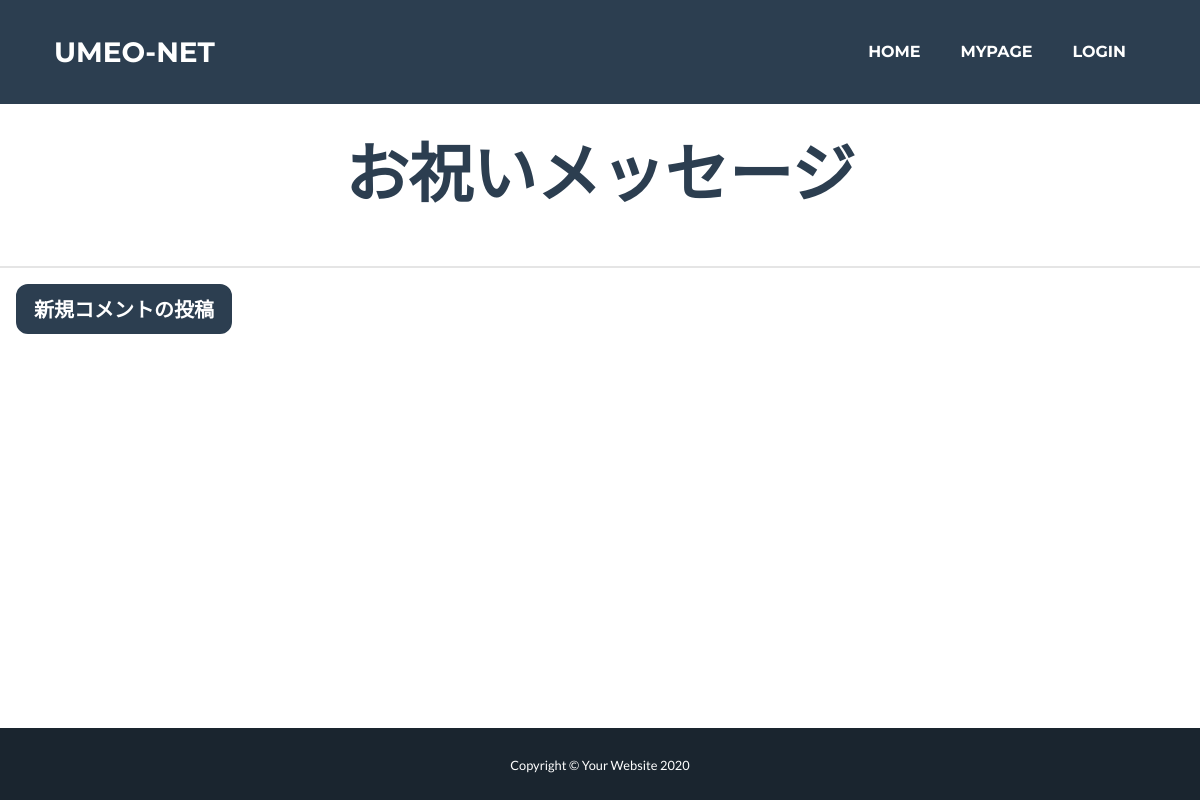
Before: /umeo_site/message/ with the older database file.
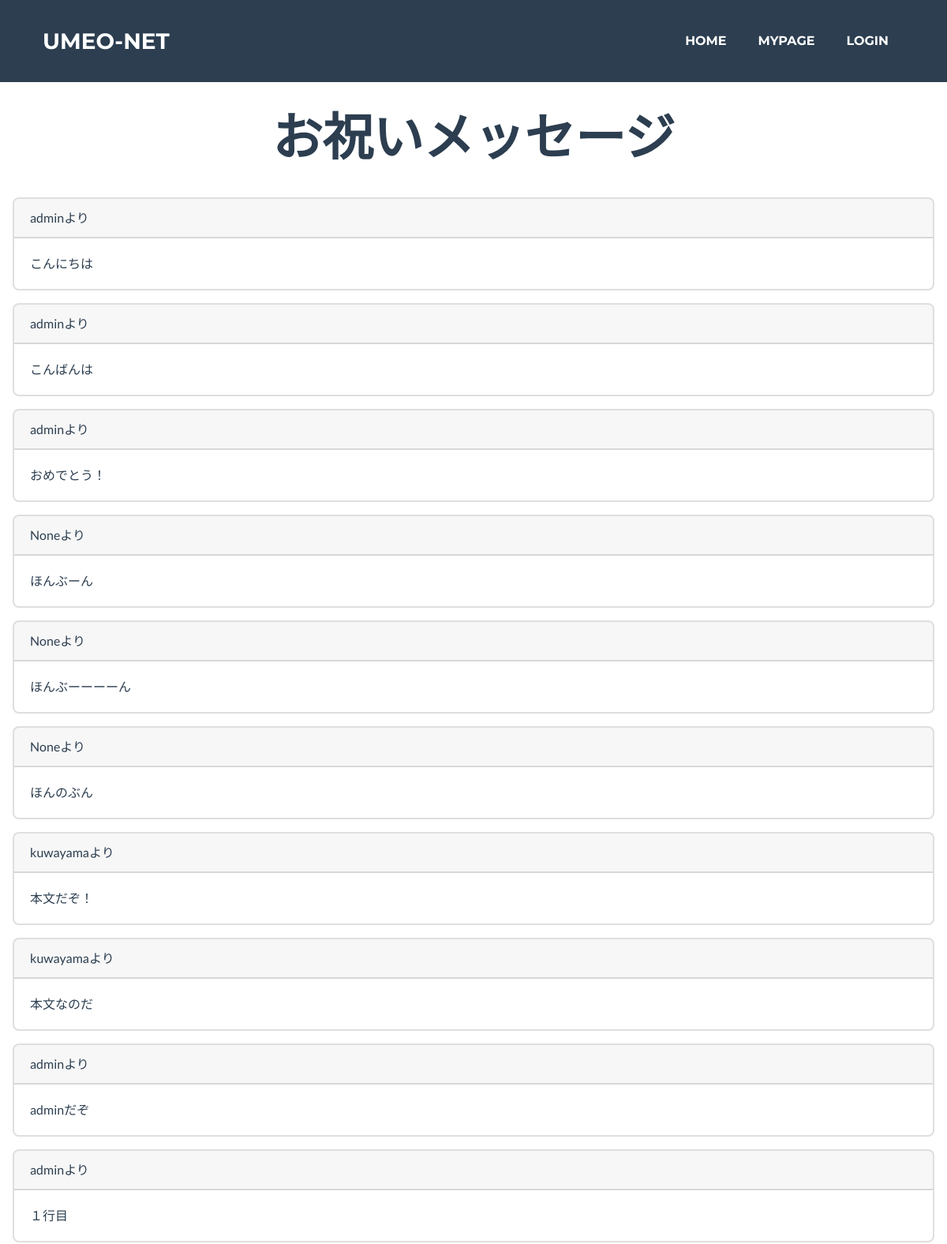
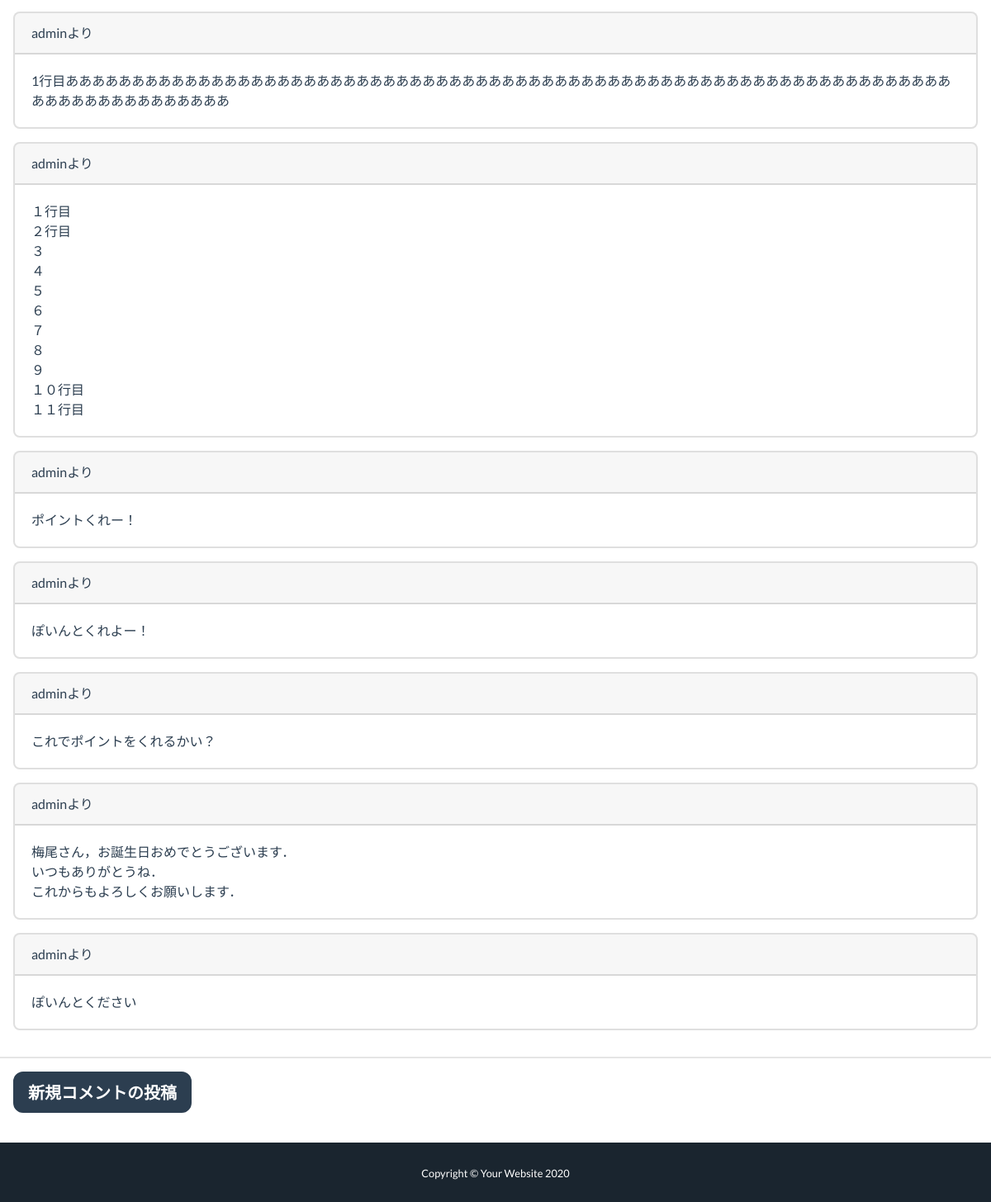
After: the same page with the newer database file (2 pictures, top to bottom).
### umeo_site/models.py (models this page shows)
class Message(models.Model):
    writer = models.ForeignKey(get_user_model(), on_delete=models.CASCADE, null=True)
    body = models.CharField(max_length=1000)
    created_at = models.DateTimeField(auto_now_add=True)

### users/models.py (models this page shows, shortened)
class User(AbstractBaseUser, PermissionsMixin):
    username_validator = UnicodeUsernameValidator()
    username = models.CharField(
        _('username'),
        max_length=150,
        unique=True,
        help_text=_('Required. 150 characters or fewer. Letters, digits and @/./+/-/_ only.'),
        validators=[username_validator],
        error_messages={
            'unique': _("A user with that username already exists."),
        },
    )
    first_name = models.CharField(_('first name'), max_length=150, blank=True)
    last_name = models.CharField(_('last name'), max_length=150, blank=True)
    email = models.EmailField(_('email address'), blank=True)
    umeop = models.IntegerField(_('Umeo Point'), default=0, blank=True)
    stock = models.IntegerField(_('Stock'), default=0, blank=True)
    bairitsu = models.IntegerField(_('Bairitsu'), default=1, blank=True)
    is_staff = models.BooleanField(
        _('staff status'),
        default=False,
        help_text=_('Designates whether the user can log into this admin site.'),
    )
    is_active = models.BooleanField(
        _('active'),
        default=True,
        help_text=_(
            'Designates whether this user should be treated as active. '
            'Unselect this instead of deleting accounts.'
        ),
    )
    date_joined = models.DateTimeField(_('date joined'), default=timezone.now)
    objects = UserManager()
    EMAIL_FIELD = 'email'
    USERNAME_FIELD = 'username'
    REQUIRED_FIELDS = ['email']
    class Meta:
        verbose_name = _('user')
        verbose_name_plural = _('users')

### umeo_site/views.py (the view)
# urls.py: path('message/', views.MessageIndexView.as_view(), name="message"),
class MessageIndexView(ListView):
    model = Message

### umeo_site/templates/umeo_site/message_list.html (shortened to what this page needs)
{% extends 'umeo_site/base.html' %}
{% load static %}
{% block content%}
<div class="message text-secondary">
    <div class="d-flex flex-column ml-3 mr-3">
        <h1 class="message-heading text-uppercase mb-5 text-center">お祝いメッセージ</h1>
        {% for message in object_list %}
        <div class="card mb-3">
            <div class="card-header">
                {{message.writer}}より
            </div>
            <div class="card-body">
                <p class="card-text">{{message.body | linebreaksbr}}</p>
            </div>
        </div>
        {% endfor %}
    </div>
    <hr>
    <div class="ml-3">
        <form action="{% url 'umeo_site:message_form' %}" method="POST">
            <button type="submit" class="btn btn-secondary btn-lg font-weight-bold">新規コメントの投稿</button>
        </form>
    </div>
</div>
{% endblock %}

### umeo_site/templates/umeo_site/base.html (shortened to what this page needs)
<!DOCTYPE html>
{% load static %}
<html lang="en">
    <head>
        <link href="{% static 'umeo_site/css/styles.css'%}" rel="stylesheet" />
    </head>
    <body id="page-top">
        <nav class="navbar navbar-expand-lg bg-secondary text-uppercase fixed-top" id="mainNav">
            <div class="container">
                <a class="navbar-brand js-scroll-trigger" href="{% url 'umeo_site:home' %}">Umeo-Net</a>
                <div class="collapse navbar-collapse" id="navbarResponsive">
                    <ul class="navbar-nav ml-auto">
                        <li class="nav-item mx-0 mx-lg-1"><a class="nav-link py-3 px-0 px-lg-3 rounded js-scroll-trigger" href="{% url 'umeo_site:home'%}">Home</a></li>
                        <li class="nav-item mx-0 mx-lg-1"><a class="nav-link py-3 px-0 px-lg-3 rounded js-scroll-trigger" href="{% url 'umeo_site:home' %}">MyPage</a></li>
                        {% if user.id %}
                        <li class="nav-item mx-0 mx-lg-1"><a class="nav-link py-3 px-0 px-lg-3 rounded js-scroll-trigger" href="{% url 'umeo_site:logout' %}">Logout</a></li>
                        {% else %}
                        <li class="nav-item mx-0 mx-lg-1"><a class="nav-link py-3 px-0 px-lg-3 rounded js-scroll-trigger" href="{% url 'umeo_site:login' %}">Login</a></li>
                        {% endif %}
                    </ul>
                </div>
            </div>
        </nav>
        <div class="footerFixed">
        {% block content %}
        {% endblock %}
        <footer>
        <div class="py-4 text-center text-white">
            <div class="container"><small>Copyright © Your Website 2020</small></div>
        </div>
        </footer>
    </body>
</html>

Changed rows visible on the page:
added Message: writer "admin", body "こんにちは"
added Message: writer "admin", body "こんばんは"
added Message: writer "admin", body "おめでとう！"
added Message: writer "None", body "ほんぶーん"
added Message: writer "None", body "ほんぶーーーーん"
added Message: writer "None", body "ほんのぶん"
added Message: writer "kuwayama", body "本文だぞ！"
added Message: writer "kuwayama", body "本文なのだ"
added Message: writer "admin", body "adminだぞ"
added Message: writer "admin", body "１行目"
added Message: writer "admin", body "1行目ああああああああああああああああああああああああああああああああああああああああああああああああああああああああああああああああああああああああああああああああああ"
added Message: writer "admin", body "１行目 ２行目 ３ ４ ５ ６ ７ ８ ９ １０行目 １１行目"
added Message: writer "admin", body "ポイントくれー！"
added Message: writer "admin", body "ぽいんとくれよー！"
added Message: writer "admin", body "これでポイントをくれるかい？"
added Message: writer "admin", body "梅尾さん，お誕生日おめでとうございます． いつもありがとうね． これからもよろしくお願いします．"
added Message: writer "admin", body "ぽいんとください"
